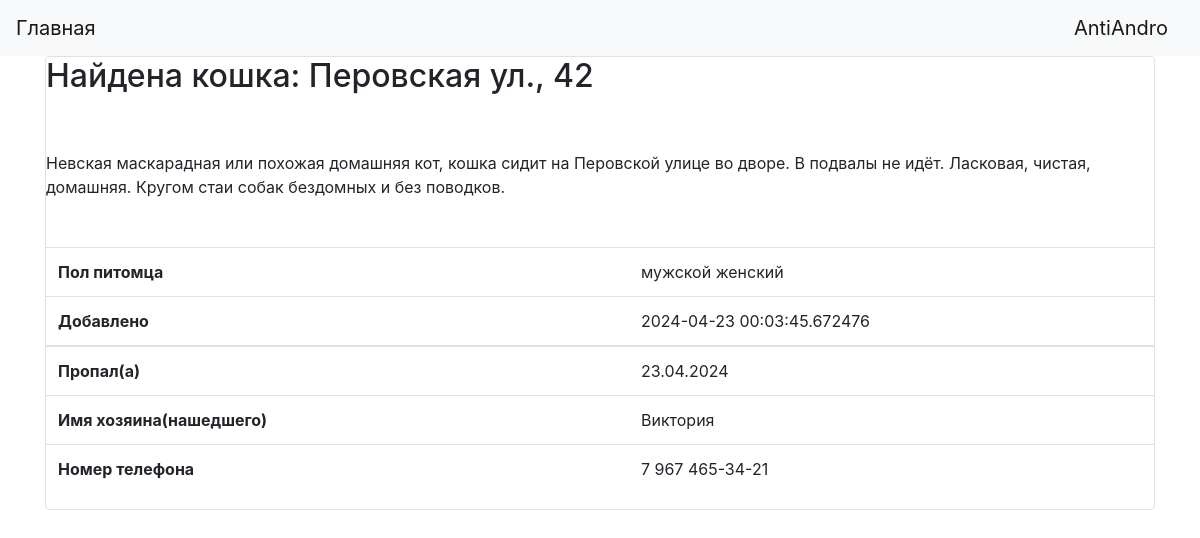
The page /adds/3 (signed in) on the database its author committed.
### data/users.py (models this page shows, shortened)
class User(SqlAlchemyBase, UserMixin):
    __tablename__ = 'users'
    id = sqlalchemy.Column(sqlalchemy.Integer,
                           primary_key=True, autoincrement=True)
    name = sqlalchemy.Column(sqlalchemy.String, nullable=True)
    email = sqlalchemy.Column(sqlalchemy.String,
                              index=True, unique=True, nullable=True)
    hashed_password = sqlalchemy.Column(sqlalchemy.String, nullable=True)
    adds = orm.relationship("Adds", back_populates='user')

### data/adds.py (models this page shows)
class Adds(SqlAlchemyBase):
    __tablename__ = 'adds'
    id = sqlalchemy.Column(sqlalchemy.Integer,
                           primary_key=True, autoincrement=True)
    type_pet = sqlalchemy.Column(sqlalchemy.String)
    gender = sqlalchemy.Column(sqlalchemy.String)
    place = sqlalchemy.Column(sqlalchemy.String, nullable=True)
    time = sqlalchemy.Column(sqlalchemy.String, nullable=True)
    description = sqlalchemy.Column(sqlalchemy.String, nullable=True)
    name = sqlalchemy.Column(sqlalchemy.String, nullable=True)
    number = sqlalchemy.Column(sqlalchemy.String, nullable=True)
    lost_find = sqlalchemy.Column(sqlalchemy.String)
    created_date = sqlalchemy.Column(sqlalchemy.DateTime,
                                     default=datetime.datetime.now)
    user_id = sqlalchemy.Column(sqlalchemy.Integer,
                                sqlalchemy.ForeignKey("users.id"))
    user = orm.relationship('User')

### main.py (the view)
@app.route('/adds/<int:id>')
def more_details(id):
    db_sess = db_session.create_session()
    adds = db_sess.query(Adds).get(id)
    return render_template('more_details.html', title='Подробная информация', adds=adds)

### data/db_session.py (called while the page is built)
def create_session() -> Session:
    global __factory
    return __factory()

### main.py (called while the page is built)
@login_manager.user_loader
def load_user(user_id):
    db_sess = db_session.create_session()
    return db_sess.query(User).get(user_id)

### templates/more_details.html (shortened to what this page needs)
{% extends "base.html" %}
{% block content %}
<main role="main" class="container">
<div class="col-md6 border rounded">
    {% if adds.lost_find == 'потерян' %}
        <h2>Пропала {{adds.type_pet}}: {{adds.place}}</h2>
    {% elif adds.lost_find == 'найден' %}
        <h2>Найдена {{adds.type_pet}}: {{adds.place}}</h2>
    {% endif %}
    <div class="pt-5">
        {{adds.description}}
    </div>
    <div class="table-responsive pt-5">
      <table class="table">
        <tbody>
          <tr>
            <th scope="row" class="text-start">Пол питомца</th>
            <td></td>
            <td></td>
            <td>{{adds.gender}}</td>
          </tr>
          <tr>
            <th scope="row" class="text-start">Добавлено</th>
            <td></td>
            <td></td>
            <td>{{adds.created_date}}</td>
          </tr>
        </tbody>
        <tbody>
          <tr>
            <th scope="row" class="text-start">Пропал(а)</th>
            <td></td>
            <td></td>
            <td>{{adds.time}}</td>
          </tr>
          <tr>
            <th scope="row" class="text-start">Имя хозяина(нашедшего)</th>
            <td></td>
            <td></td>
            <td>{{adds.name}}</td>
          </tr>
          <tr>
            <th scope="row" class="text-start">Номер телефона</th>
            <td></td>
            <td></td>
            <td>{{adds.number}}</td>
          </tr>
        </tbody>
      </table>
    </div>
</div>
</main>
{% endblock %}

### templates/base.html (shortened to what this page needs)
<!doctype html>
<html lang="en">
<head>
    <link rel="stylesheet"
          href="https://stackpath.bootstrapcdn.com/bootstrap/4.4.1/css/bootstrap.min.css">
</head>
<body>
<header>
    <nav class="navbar navbar-light bg-light">
        <a class="navbar-brand" href="/">Главная</a>
{% if current_user.is_authenticated %}
    <a class="navbar-brand" href="/profile">{{ current_user.name }}</a>
{% else %}
    <p>
        <a class="btn btn-primary " href="/register">Зарегистрироваться</a>
        <a class="btn btn-success" href="/login">Войти</a>
    </p>
{% endif %}
    </nav>
</header>
{% block content %}{% endblock %}
</body>
</html>

### rows shown on the page
User: name "AntiAndro"
Adds: type_pet "кошка", place "Перовская ул., 42", description "Невская маскарадная или похожая домашняя кот, кошка сидит на Перовской улице во дворе. В подвалы не идёт. Ласковая, чистая, домашняя. Кругом стаи собак бездомных и без поводков.", gender "мужской женский", created_date "2024-04-23 00:03:45.672476", time "23.04.2024", name "Виктория", number "7 967 465-34-21"
